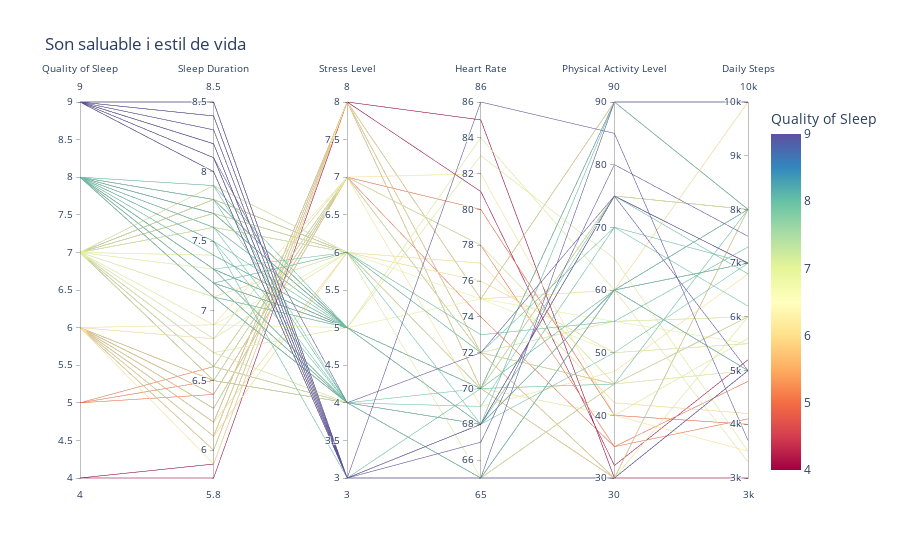

The notebook cell saved with this chart:
### Code cell
import plotly.express as px

# Creem un gràfic de coordenades paral·leles
fig = px.parallel_coordinates(df, color = df["Quality of Sleep"], dimensions=["Quality of Sleep", "Sleep Duration", "Stress Level", "Heart Rate", "Physical Activity Level", "Daily Steps"],
                             color_continuous_scale=px.colors.diverging.Spectral, title="Son saluable i estil de vida",)
fig.show()

### Figure 1 — Plotly figure (JSON) as saved in the notebook; plotly's stock layout.template omitted (floating-point values rounded to 4 significant figures; data arrays with more than 128 entries replaced by an {"elided": "..."} marker saying what was removed)
{"data": [{"dimensions": [{"label": "Quality of Sleep", "values": {"elided": "374 int values"}}, {"label": "Sleep Duration", "values": {"elided": "374 float values"}}, {"label": "Stress Level", "values": {"elided": "374 int values"}}, {"label": "Heart Rate", "values": {"elided": "374 int values"}}, {"label": "Physical Activity Level", "values": {"elided": "374 int values"}}, {"label": "Daily Steps", "values": {"elided": "374 int values"}}], "domain": {"x": [0, 1], "y": [0, 1]}, "line": {"color": {"elided": "374 int values"}, "coloraxis": "coloraxis"}, "name": "", "type": "parcoords"}], "layout": {"coloraxis": {"colorbar": {"title": {"text": "Quality of Sleep"}}, "colorscale": [[0, "rgb(158,1,66)"], [0.1, "rgb(213,62,79)"], [0.2, "rgb(244,109,67)"], [0.3, "rgb(253,174,97)"], [0.4, "rgb(254,224,139)"], [0.5, "rgb(255,255,191)"], [0.6, "rgb(230,245,152)"], [0.7, "rgb(171,221,164)"], [0.8, "rgb(102,194,165)"], [0.9, "rgb(50,136,189)"], [1, "rgb(94,79,162)"]]}, "legend": {"tracegroupgap": 0}, "title": {"text": "Son saluable i estil de vida"}}}
